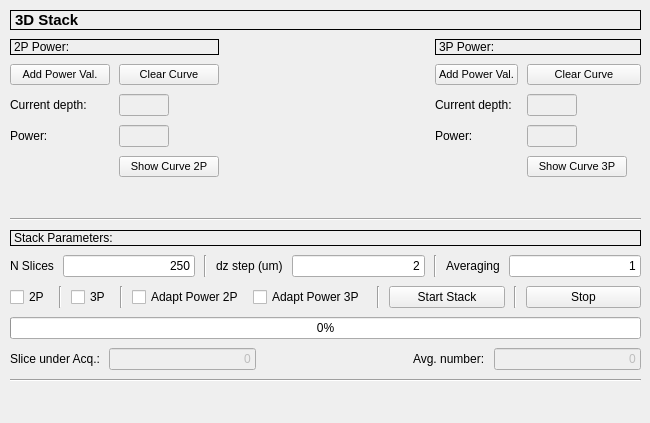
       <widget class="QWidget" name="tab">
        <attribute name="title">
         <string>3D Stack</string>
        </attribute>
        <widget class="QWidget" name="verticalLayoutWidget">
         <property name="geometry">
          <rect>
           <x>10</x>
           <y>10</y>
           <width>631</width>
           <height>404</height>
          </rect>
         </property>
         <layout class="QVBoxLayout" name="verticalLayout_9">
          <property name="spacing">
           <number>9</number>
          </property>
          <property name="sizeConstraint">
           <enum>QLayout::SetDefaultConstraint</enum>
          </property>
          <item>
           <widget class="QLabel" name="label_12">
            <property name="font">
             <font>
              <pointsize>11</pointsize>
              <weight>75</weight>
              <bold>true</bold>
             </font>
            </property>
            <property name="frameShape">
             <enum>QFrame::Box</enum>
            </property>
            <property name="text">
             <string>3D Stack</string>
            </property>
            <property name="alignment">
             <set>Qt::AlignLeading|Qt::AlignLeft|Qt::AlignVCenter</set>
            </property>
           </widget>
          </item>
          <item>
           <layout class="QHBoxLayout" name="horizontalLayout_4">
            <item>
             <layout class="QVBoxLayout" name="verticalLayout">
              <item>
               <widget class="QLabel" name="label_57">
                <property name="frameShape">
                 <enum>QFrame::Box</enum>
                </property>
                <property name="text">
                 <string>2P Power:</string>
                </property>
               </widget>
              </item>
              <item>
               <layout class="QFormLayout" name="formLayout">
                <property name="fieldGrowthPolicy">
                 <enum>QFormLayout::AllNonFixedFieldsGrow</enum>
                </property>
                <item row="0" column="0">
                 <widget class="QPushButton" name="pushButton_add_power_val">
                  <property name="sizePolicy">
                   <sizepolicy hsizetype="Minimum" vsizetype="Minimum">
                    <horstretch>0</horstretch>
                    <verstretch>0</verstretch>
                   </sizepolicy>
                  </property>
                  <property name="minimumSize">
                   <size>
                    <width>100</width>
                    <height>0</height>
                   </size>
                  </property>
                  <property name="maximumSize">
                   <size>
                    <width>100</width>
                    <height>16777215</height>
                   </size>
                  </property>
                  <property name="font">
                   <font>
                    <pointsize>8</pointsize>
                   </font>
                  </property>
                  <property name="text">
                   <string>Add Power Val.</string>
                  </property>
                 </widget>
                </item>
                <item row="0" column="1">
                 <widget class="QPushButton" name="pushButton_clear_curve">
                  <property name="minimumSize">
                   <size>
                    <width>100</width>
                    <height>0</height>
                   </size>
                  </property>
                  <property name="maximumSize">
                   <size>
                    <width>100</width>
                    <height>16777215</height>
                   </size>
                  </property>
                  <property name="font">
                   <font>
                    <pointsize>8</pointsize>
                   </font>
                  </property>
                  <property name="text">
                   <string>Clear Curve</string>
                  </property>
                 </widget>
                </item>
                <item row="1" column="0">
                 <widget class="QLabel" name="Textlabel">
                  <property name="text">
                   <string>Current depth:</string>
                  </property>
                 </widget>
                </item>
                <item row="1" column="1">
                 <widget class="QLineEdit" name="lineEdit_current_depth">
                  <property name="enabled">
                   <bool>false</bool>
                  </property>
                  <property name="maximumSize">
                   <size>
                    <width>50</width>
                    <height>16777215</height>
                   </size>
                  </property>
                 </widget>
                </item>
                <item row="2" column="0">
                 <widget class="QLabel" name="label_39">
                  <property name="text">
                   <string>Power:</string>
                  </property>
                 </widget>
                </item>
                <item row="2" column="1">
                 <widget class="QLineEdit" name="lineEdit_current_power">
                  <property name="enabled">
                   <bool>false</bool>
                  </property>
                  <property name="maximumSize">
                   <size>
                    <width>50</width>
                    <height>16777215</height>
                   </size>
                  </property>
                 </widget>
                </item>
                <item row="3" column="1">
                 <widget class="QPushButton" name="pushButton_show_curve">
                  <property name="minimumSize">
                   <size>
                    <width>100</width>
                    <height>0</height>
                   </size>
                  </property>
                  <property name="maximumSize">
                   <size>
                    <width>100</width>
                    <height>16777215</height>
                   </size>
                  </property>
                  <property name="font">
                   <font>
                    <pointsize>8</pointsize>
                   </font>
                  </property>
                  <property name="text">
                   <string>Show Curve 2P</string>
                  </property>
                 </widget>
                </item>
               </layout>
              </item>
              <item>
               <spacer name="verticalSpacer_10">
                <property name="orientation">
                 <enum>Qt::Vertical</enum>
                </property>
                <property name="sizeHint" stdset="0">
                 <size>
                  <width>20</width>
                  <height>40</height>
                 </size>
                </property>
               </spacer>
              </item>
             </layout>
            </item>
            <item>
             <spacer name="horizontalSpacer">
              <property name="orientation">
               <enum>Qt::Horizontal</enum>
              </property>
              <property name="sizeHint" stdset="0">
               <size>
                <width>40</width>
                <height>20</height>
               </size>
              </property>
             </spacer>
            </item>
            <item>
             <layout class="QVBoxLayout" name="verticalLayout_15">
              <item>
               <widget class="QLabel" name="label_58">
                <property name="frameShape">
                 <enum>QFrame::Box</enum>
                </property>
                <property name="text">
                 <string>3P Power:</string>
                </property>
                <property name="textFormat">
                 <enum>Qt::AutoText</enum>
                </property>
               </widget>
              </item>
              <item>
               <layout class="QFormLayout" name="formLayout_3">
                <item row="0" column="1">
                 <widget class="QPushButton" name="pushButton_clear_curve_3P">
                  <property name="font">
                   <font>
                    <pointsize>8</pointsize>
                   </font>
                  </property>
                  <property name="text">
                   <string>Clear Curve</string>
                  </property>
                 </widget>
                </item>
                <item row="0" column="0">
                 <widget class="QPushButton" name="pushButton_add_power_val_3P">
                  <property name="font">
                   <font>
                    <pointsize>8</pointsize>
                   </font>
                  </property>
                  <property name="text">
                   <string>Add Power Val.</string>
                  </property>
                 </widget>
                </item>
                <item row="1" column="0">
                 <widget class="QLabel" name="label_52">
                  <property name="text">
                   <string>Current depth:</string>
                  </property>
                 </widget>
                </item>
                <item row="1" column="1">
                 <widget class="QLineEdit" name="lineEdit_current_depth_3P">
                  <property name="enabled">
                   <bool>false</bool>
                  </property>
                  <property name="maximumSize">
                   <size>
                    <width>50</width>
                    <height>16777215</height>
                   </size>
                  </property>
                 </widget>
                </item>
                <item row="2" column="0">
                 <widget class="QLabel" name="label_53">
                  <property name="maximumSize">
                   <size>
                    <width>50</width>
                    <height>16777215</height>
                   </size>
                  </property>
                  <property name="text">
                   <string>Power:</string>
                  </property>
                 </widget>
                </item>
                <item row="2" column="1">
                 <widget class="QLineEdit" name="lineEdit_current_power_3P">
                  <property name="enabled">
                   <bool>false</bool>
                  </property>
                  <property name="maximumSize">
                   <size>
                    <width>50</width>
                    <height>16777215</height>
                   </size>
                  </property>
                 </widget>
                </item>
                <item row="3" column="1">
                 <widget class="QPushButton" name="pushButton_show_curve3P">
                  <property name="minimumSize">
                   <size>
                    <width>100</width>
                    <height>0</height>
                   </size>
                  </property>
                  <property name="maximumSize">
                   <size>
                    <width>100</width>
                    <height>16777215</height>
                   </size>
                  </property>
                  <property name="font">
                   <font>
                    <pointsize>8</pointsize>
                   </font>
                  </property>
                  <property name="text">
                   <string>Show Curve 3P</string>
                  </property>
                 </widget>
                </item>
               </layout>
              </item>
              <item>
               <spacer name="verticalSpacer_8">
                <property name="orientation">
                 <enum>Qt::Vertical</enum>
                </property>
                <property name="sizeHint" stdset="0">
                 <size>
                  <width>20</width>
                  <height>40</height>
                 </size>
                </property>
               </spacer>
              </item>
             </layout>
            </item>
           </layout>
          </item>
          <item>
           <layout class="QVBoxLayout" name="verticalLayout_4"/>
          </item>
          <item>
           <widget class="Line" name="line">
            <property name="orientation">
             <enum>Qt::Horizontal</enum>
            </property>
           </widget>
          </item>
          <item>
           <widget class="QLabel" name="label_50">
            <property name="frameShape">
             <enum>QFrame::Box</enum>
            </property>
            <property name="text">
             <string>Stack Parameters:</string>
            </property>
           </widget>
          </item>
          <item>
           <layout class="QGridLayout" name="gridLayout_8">
            <item row="0" column="5">
             <widget class="QLabel" name="label_2">
              <property name="text">
               <string>dz step (um)</string>
              </property>
             </widget>
            </item>
            <item row="0" column="6">
             <widget class="QLineEdit" name="lineEdit_zstep">
              <property name="text">
               <string>2</string>
              </property>
              <property name="alignment">
               <set>Qt::AlignRight|Qt::AlignTrailing|Qt::AlignVCenter</set>
              </property>
             </widget>
            </item>
            <item row="0" column="4">
             <widget class="Line" name="line_3">
              <property name="orientation">
               <enum>Qt::Vertical</enum>
              </property>
             </widget>
            </item>
            <item row="0" column="3">
             <widget class="QLineEdit" name="lineEdit_nstack">
              <property name="text">
               <string>250</string>
              </property>
              <property name="alignment">
               <set>Qt::AlignRight|Qt::AlignTrailing|Qt::AlignVCenter</set>
              </property>
             </widget>
            </item>
            <item row="0" column="2">
             <widget class="QLabel" name="label">
              <property name="text">
               <string>N Slices</string>
              </property>
             </widget>
            </item>
            <item row="0" column="8">
             <widget class="QLabel" name="label_23">
              <property name="text">
               <string>Averaging</string>
              </property>
             </widget>
            </item>
            <item row="0" column="9">
             <widget class="QLineEdit" name="lineEdit_averaging">
              <property name="text">
               <string>1</string>
              </property>
              <property name="alignment">
               <set>Qt::AlignRight|Qt::AlignTrailing|Qt::AlignVCenter</set>
              </property>
             </widget>
            </item>
            <item row="0" column="7">
             <widget class="Line" name="line_6">
              <property name="orientation">
               <enum>Qt::Vertical</enum>
              </property>
             </widget>
            </item>
           </layout>
          </item>
          <item>
           <layout class="QGridLayout" name="gridLayout_3">
            <item row="0" column="8">
             <widget class="Line" name="line_26">
              <property name="orientation">
               <enum>Qt::Vertical</enum>
              </property>
             </widget>
            </item>
            <item row="0" column="4">
             <widget class="QCheckBox" name="checkBoxPowerCurve">
              <property name="enabled">
               <bool>true</bool>
              </property>
              <property name="sizePolicy">
               <sizepolicy hsizetype="Fixed" vsizetype="Fixed">
                <horstretch>0</horstretch>
                <verstretch>0</verstretch>
               </sizepolicy>
              </property>
              <property name="text">
               <string>Adapt Power 2P</string>
              </property>
             </widget>
            </item>
            <item row="0" column="3">
             <widget class="Line" name="line_24">
              <property name="orientation">
               <enum>Qt::Vertical</enum>
              </property>
             </widget>
            </item>
            <item row="0" column="1">
             <widget class="Line" name="line_25">
              <property name="orientation">
               <enum>Qt::Vertical</enum>
              </property>
             </widget>
            </item>
            <item row="0" column="7">
             <widget class="QPushButton" name="pushButton_start_stack">
              <property name="text">
               <string>Start Stack</string>
              </property>
              <property name="icon">
               <iconset resource="icons.qrc">
                <normaloff>:/icons/img/start_icon.png</normaloff>:/icons/img/start_icon.png</iconset>
              </property>
             </widget>
            </item>
            <item row="0" column="9">
             <widget class="QPushButton" name="pushButton_stop_stack">
              <property name="text">
               <string>Stop</string>
              </property>
              <property name="icon">
               <iconset resource="icons.qrc">
                <normaloff>:/icons/img/stop_icon.png</normaloff>:/icons/img/stop_icon.png</iconset>
              </property>
             </widget>
            </item>
            <item row="0" column="2">
             <widget class="QCheckBox" name="checkBoxStack3P">
              <property name="sizePolicy">
               <sizepolicy hsizetype="Fixed" vsizetype="Fixed">
                <horstretch>0</horstretch>
                <verstretch>0</verstretch>
               </sizepolicy>
              </property>
              <property name="text">
               <string>3P</string>
              </property>
             </widget>
            </item>
            <item row="0" column="0">
             <widget class="QCheckBox" name="checkBoxStack2P">
              <property name="sizePolicy">
               <sizepolicy hsizetype="Fixed" vsizetype="Fixed">
                <horstretch>0</horstretch>
                <verstretch>0</verstretch>
               </sizepolicy>
              </property>
              <property name="text">
               <string>2P</string>
              </property>
             </widget>
            </item>
            <item row="0" column="5">
             <widget class="QCheckBox" name="checkBoxPowerCurve3P">
              <property name="text">
               <string>Adapt Power 3P</string>
              </property>
             </widget>
            </item>
            <item row="0" column="6">
             <widget class="Line" name="line_37">
              <property name="orientation">
               <enum>Qt::Vertical</enum>
              </property>
             </widget>
            </item>
           </layout>
          </item>
          <item>
           <widget class="QProgressBar" name="progressBar_stack">
            <property name="value">
             <number>0</number>
            </property>
           </widget>
          </item>
          <item>
           <layout class="QGridLayout" name="gridLayout_5">
            <item row="0" column="5">
             <widget class="QLineEdit" name="lineEdit_AvgNumber">
              <property name="enabled">
               <bool>false</bool>
              </property>
              <property name="inputMask">
               <string/>
              </property>
              <property name="text">
               <string>0</string>
              </property>
              <property name="alignment">
               <set>Qt::AlignRight|Qt::AlignTrailing|Qt::AlignVCenter</set>
              </property>
             </widget>
            </item>
            <item row="0" column="2">
             <widget class="QLineEdit" name="lineEditSliceUnderAcq">
              <property name="enabled">
               <bool>false</bool>
              </property>
              <property name="sizePolicy">
               <sizepolicy hsizetype="Expanding" vsizetype="Fixed">
                <horstretch>0</horstretch>
                <verstretch>0</verstretch>
               </sizepolicy>
              </property>
              <property name="text">
               <string>0</string>
              </property>
              <property name="alignment">
               <set>Qt::AlignRight|Qt::AlignTrailing|Qt::AlignVCenter</set>
              </property>
              <property name="readOnly">
               <bool>false</bool>
              </property>
             </widget>
            </item>
            <item row="0" column="1">
             <widget class="QLabel" name="label_24">
              <property name="text">
               <string>Slice under Acq.:</string>
              </property>
             </widget>
            </item>
            <item row="0" column="4">
             <widget class="QLabel" name="label_25">
              <property name="text">
               <string>Avg. number:</string>
              </property>
             </widget>
            </item>
            <item row="0" column="3">
             <spacer name="horizontalSpacer_3">
              <property name="orientation">
               <enum>Qt::Horizontal</enum>
              </property>
              <property name="sizeHint" stdset="0">
               <size>
                <width>40</width>
                <height>20</height>
               </size>
              </property>
             </spacer>
            </item>
           </layout>
          </item>
          <item>
           <widget class="Line" name="line_28">
            <property name="orientation">
             <enum>Qt::Horizontal</enum>
            </property>
           </widget>
          </item>
          <item>
           <spacer name="verticalSpacer">
            <property name="orientation">
             <enum>Qt::Vertical</enum>
            </property>
            <property name="sizeHint" stdset="0">
             <size>
              <width>20</width>
              <height>40</height>
             </size>
            </property>
           </spacer>
          </item>
         </layout>
        </widget>
       </widget>
